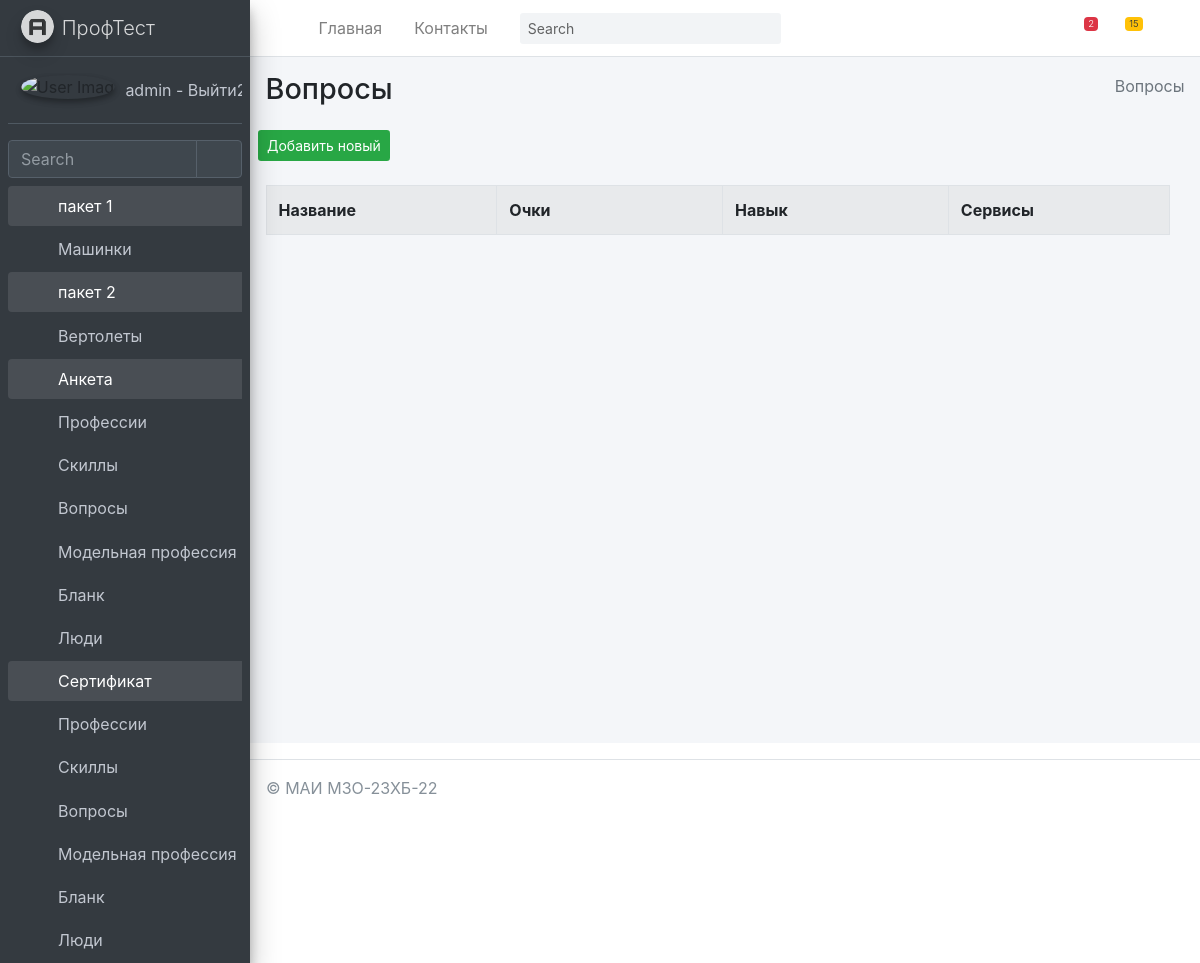
Page /anketa/questions/ (signed in) on the earlier database version.
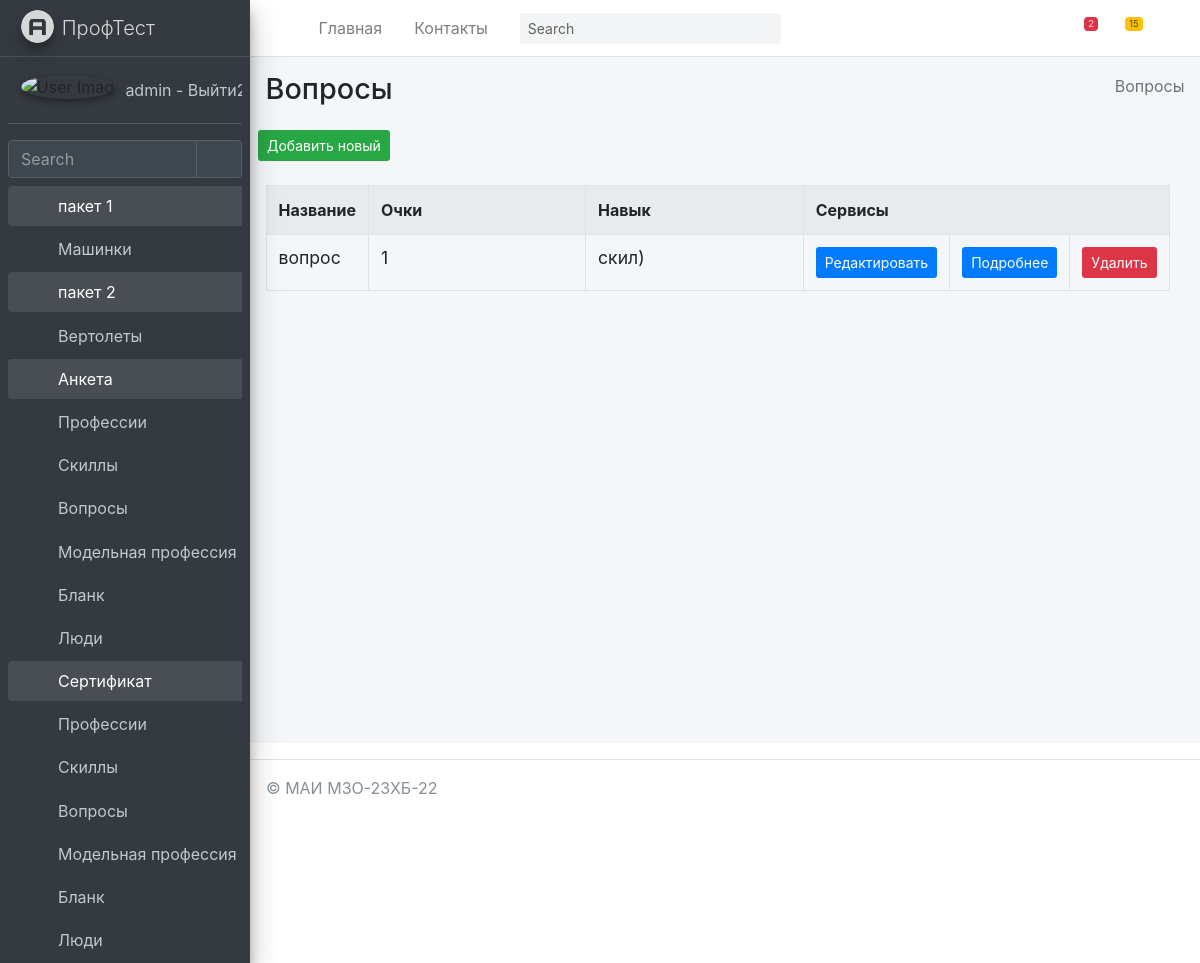
Same page on the later database version.
### mysite/anketa/models.py (models this page shows, shortened)
class Questions(models.Model):
    title = models.TextField(max_length=50, verbose_name="Название")
    score = models.PositiveIntegerField(verbose_name="Очки")
    skills = models.ForeignKey(Skills, on_delete=models.PROTECT, verbose_name="Навык", related_name="SkillsQuestions")
    class Meta:
        ordering = ["-title"]
        verbose_name = "Вопрос"
        verbose_name_plural = "Вопросы"

class Skills(models.Model):
    title = models.TextField(max_length=50, verbose_name="Название")
    class Meta:
        ordering = ["-title"]
        verbose_name = "Навык"
        verbose_name_plural = "Навыки"
    def __str__(self):
        return self.title

### mysite/anketa/views.py (the view)
# urls.py: path('questions/', QuestionsView.as_view(), name='questions'),
@method_decorator(login_required(login_url='/login/'), name='dispatch')
class QuestionsView(ListView):
	model = Questions
	context_object_name = 'questions_list'
	success_url = reverse_lazy('anketa:QuestionsView')
	paginate_by = item_for_page
	def get_context_data(self, *, object_list=None, **kwargs):
		context = super(QuestionsView,self).get_context_data(**kwargs)
		context['sometry'] = self.model._meta.verbose_name_plural
		context['col1name'] = self.model._meta.get_field("title").verbose_name
		context['col2name'] = self.model._meta.get_field("score").verbose_name
		context['col3name'] = self.model._meta.get_field("skills").verbose_name
		context['collastname'] = 'Cервисы'
		return context

### mysite/anketa/templates/anketa/questions_list.html (shortened to what this page needs)
{% extends "anketa/base.html" %}
{% block content %}
{% load anketa_tags %}
<div class="content-wrapper">
    {% block sidebar %}
    {% include 'anketa/includes/_breadcrumb.html' %}
    {% endblock %}
    <section class="content">
        <button class="btn bg-success btn-sm">
            <a href="{% url 'anketa:QuestionsCreate' %}" class=''>
                Добавить новый
            </a>
        </button>
        <br><br>
        <div class="container-fluid row">
            <div class="col-md-12">
                <table class="table table-striped table-bordered ">
                    <tr>
                        <th class="w-10">{{ col1name }}</th>
                        <th class="w-25">{{ col2name }}</th>
                        <th class="w-25">{{ col3name }}</th>
                        <th colspan="3">Сервисы</th>
                    </tr>
                    {% for item in questions_list %}
                    <tr>
                        <td>
                            <h5 class="card-title">
                                {{ item.title }}
                            </h5>
                        </td>
                        <td>
                            <h5 class="card-title">
                                {{ item.score }}
                            </h5>
                        </td>
                        <td>
                            <h5 class="card-title">
                                {{ item.skills }}
                            </h5>
                        <td>
                            <button class="btn bg-primary  btn-sm">
                                <a href="{% url 'anketa:QuestionsUpdate' item.pk %}">Редактировать</a>
                            </button>
                        </td>
                        <td>
                            <button class="btn bg-primary  btn-sm">
                                <a href="{% url 'anketa:QuestionsDetail' item.pk %}">Подробнее</a>
                            </button>
                        </td>
                        <td>
                            <button class="btn bg-danger  btn-sm" >
                                <a href="{% url 'anketa:QuestionsDelete' item.pk %}">Удалить</a>
                            </button>
                        </td>
                    </tr>
                    {% endfor %}
                </table>
            </div>
        </div>
    </section>
</div>
{% endblock %}

### mysite/templates/includes/full_sidebar.html
<aside class="main-sidebar sidebar-dark-primary elevation-4">
    <a href="/" class="brand-link">
        <img src="{{ ASSETS_ROOT }}/img/AdminLTELogo.png" alt="AdminLTE Logo" class="brand-image img-circle elevation-3"
             style="opacity: .8">
        <span class="brand-text font-weight-light">ПрофТест</span>
    </a>
    <div class="sidebar">
        <div class="user-panel mt-3 pb-3 mb-3 d-flex">
            <div class="image">
                <img src="{{ ASSETS_ROOT }}/img/user2-160x160.jpg" class="img-circle elevation-2" alt="User Image">
            </div>
            <div class="info">
                <a href="{% url 'logout' %}" class="d-block">
                    {{ request.user.username }} - Выйти2
                </a>
            </div>
        </div>
        <div class="form-inline">
            <div class="input-group" data-widget="sidebar-search">
                <input class="form-control form-control-sidebar" type="search" placeholder="Search" aria-label="Search">
                <div class="input-group-append">
                    <button class="btn btn-sidebar">
                        <i class="fas fa-search fa-fw"></i>
                    </button>
                </div>
            </div>
        </div>
        <nav class="mt-2">
            <ul class="nav nav-pills nav-sidebar flex-column" data-widget="treeview" role="menu" data-accordion="false">
                {% for item1 in SIDEBAR %}
                    <li class="nav-item {% if 'children' in item1 %} has-treeview menu-is-opening menu-open {% endif %}">
                    <a href="{% if 'children' in item1 %}#{% else %}{{ item1.url }}{% endif %}" class="nav-link">
                        <i class="nav-icon fas fa-circle {{ item1.color }}"></i>
                        <p>
                            {{ item1.name }}
                            {% if 'children' in item1 %}<i class="right fas fa-angle-left"></i>{% endif %}
                        </p>
                    </a>
                    <ul class="nav nav-treeview">
                    {% if 'children' in item1 %}
                        {% for item2 in item1.children %}
                            <li class="nav-item">
                                <a href="{{ item2.url }}" class="nav-link">
                                    <i class="far fa-circle nav-icon"></i>
                                    <p>{{ item2.name }}</p>
                                </a>
                            </li>
                        {% endfor %}
                    {% endif %}
                    </ul>
                    </li>
                {% endfor %}
            </ul>
        </nav>
    </div>
</aside>

Differences in the rows shown:
added Questions: title "вопрос", score "1", skills "скил)"
